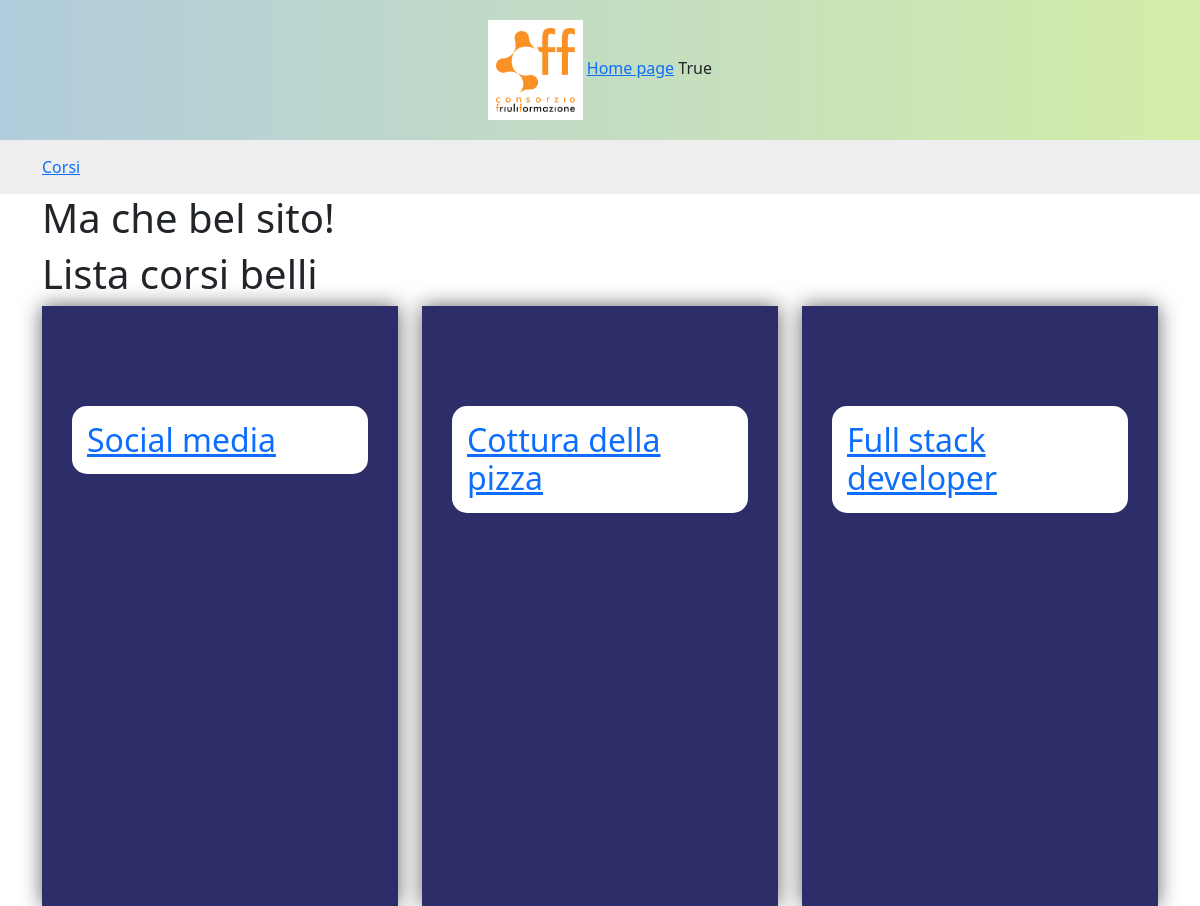
Page /corsi/ (signed in) on the committed database.
### lezioni/models.py (models this page shows, shortened)
class Corso(models.Model):
    titolo = models.CharField(max_length=400)
    codice = models.CharField(max_length=20)
    data_inizio = models.DateField()
    data_fine = models.DateField()
    class Meta:
        verbose_name_plural = 'Corsi'
        ordering = ['-data_inizio']

### lezioni/views.py (the view)
# urls.py: path('corsi/', views.corsi, name='corsi'),
def corsi(request):
    context = {
        'corsi': Corso.objects.all(),
    }
    return render(request, 'corsi.html', context)

### lezioni/templates/corsi.html (shortened to what this page needs)
{% extends 'base.html' %}
{% block content %}
<h1>Ma che bel sito!</h1>
    <div class="row">
        <h1>Lista corsi belli</h1>
        {% for corso in corsi %}
            <div class="col-lg-4">
                <a href="{% url 'lezioni' corso.pk %}">
                    <div class="corso">
                        <h2>{{corso.titolo}}</h2>
                    </div>
                </a>
            </div>
        {% endfor %}
    </div>
{% endblock %}

### lezioni/templates/header.html
{% load static %}
<header>
    <div class="container">
        <div class="row">
            <div class="col-12 text-center">
                <img src="{% static 'lezioni/images/cff.png' %}" alt="Friuli Formazione">
                <a href="{% url 'corsi' %}">Home page</a>
                {{request.user.is_authenticated}}
            </div>
        </div>
    </div>
</header>

### lezioni/static/lezioni/css/style.css (style rules this page uses)
.corso { background-color: #2d2d6a; height: 600px; padding: 100px 30px; box-shadow: 0 0 20px #666; }
.corso h2 { background-color: #fff; padding: 15px; border-radius: 15px; }
header { padding: 20px 0; background: rgb(177,204,221); background: linear-gradient(90deg, rgba(177,204,221,1) 0%, rgba(212,237,168,1) 100%); }
header img { height: 100px; padding: 8px; background: #fff; }

### rows in the picture
Corso: titolo "Social media"
Corso: titolo "Cottura della pizza"
Corso: titolo "Full stack developer"

### other values in the picture
{{ request.user.is_authenticated }} "True"
